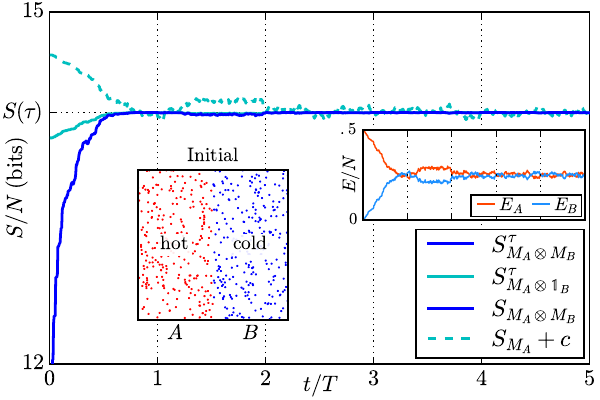

This figure's Python source:

import numpy as np
import matplotlib.pyplot as plt
from scipy.special import gammaln
plt.style.use("classic")

## 
datafile = "../../../runs/txt/hotcold_naive_N500_T5_1720045485.txt"

##
l2e = np.log2(np.e)
logfac2 = lambda n: l2e*gammaln(n+1)


##
def systemA(x,y,vx,vy):
	mask = x < 0.5
	return mask

##
def STAU(N=500, alpha=1111, d=2):
	return N*d*np.log2(alpha*np.sqrt(np.e)) - logfac2(N)

##
def numlines(datafile):
	with open(datafile, "rb") as f:
		num_lines = sum(1 for _ in f)
	return num_lines

##
npts = numlines(datafile)-1
t = np.nan * np.zeros(npts)
StMab = np.nan * np.zeros(npts)
StMa  = np.nan * np.zeros(npts)
SMab  = np.nan * np.zeros(npts)
SMa   = np.nan * np.zeros(npts)
EE  = np.nan * np.zeros(npts)
EA = np.nan * np.zeros(npts)
EB = np.nan * np.zeros(npts)
d = 2


##
with open(datafile, 'r') as f:
	## header (t=heads[9], x=heads[12,17], (k x y vx vy))
	heads = f.readline().strip().split(',')
	initial = True
	n = 0
	##
	for line in f:
		## get data
		line = line.strip().split()
		data = np.array([float(s.strip().replace(',','')) for s in line[9:]])
		tt = data[0]
		k  = data[2::5]
		x  = data[3::5]
		y  = data[4::5]
		vx = data[5::5]
		vy = data[6::5]
		e = 0.5*(vx**2 + vy**2)
		##
		if initial:
			##
			maskA = systemA(x,y,vx,vy)
			maskB = ~maskA
			##
			E0 = np.sum(e)
			N = len(k)
			NA, NB = np.sum(maskA), np.sum(maskB)
			kA, kB = k[maskA], k[maskB]
			epsA, epsB = NA*E0/N, NB*E0/N
			Stau = STAU(N)
			beta = N*d/(2*E0)
			##
			x0, y0, vx0, vy0 = 1*x, 1*y, 1*vx, 1*vy
		##
		eA, eB = e[maskA], e[maskB]
		EAA, EBB = np.sum(eA), np.sum(eB)
		##
		t[n] = tt
		StMab[n] = Stau-(NA*d/2-1)*np.log2(epsA/EAA)-(NB*d/2-1)*np.log2(epsB/EBB)
		StMa[n] = Stau-(NA*d/2-1)*np.log2(epsA/EAA)-beta*(EAA-epsA)*l2e
		SMab[n] = np.nan
		SMa[n]  = Stau-(NA*d/2-1)*np.log2(epsA/EAA)
		EE[n] = np.sum(e)
		EA[n] = EAA
		EB[n] = EBB
		##
		n += 1
		initial = False


##
plt.figure(figsize=(6,4))
plt.axes([.083,.09,.9,.88])

##
fsize=16
plt.xlabel(r"$t/T$", labelpad=-12, size=fsize)
plt.ylabel(r"$S/N$" + " " r"$\rm (bits)$", labelpad=-18, size=fsize)
plt.grid(zorder=0)


##
xmin, xmax = (0,5)
xticks = np.array([0,1,2,3,4,5])
plt.xticks(xticks, [r"$%s$"%s for s in xticks], size=fsize)
plt.xlim(xmin, xmax)


##
ymin, ymax = (12,15)
plt.ylim(ymin, ymax)
plt.yticks([ymin,Stau/N,ymax],[r"$%s$"%ymin,r"$S(\tau)$",r"$%d$"%ymax], size=fsize)


##
plt.plot(t, StMab/N, 'b-',  lw=2, zorder=119, label=r"$S^{\tau}_{M_A \otimes M_B}$")
plt.plot(t, StMa/N , 'c-',  lw=2, zorder=108, label=r"$S^{\tau}_{M_A \otimes \mathbb{1}_B}$")
plt.plot(t, SMab/N , 'b-',  lw=2, zorder=107, label=r"$S_{M_A \otimes M_B}$")
plt.plot(t, SMa/N  , 'c--', lw=2, zorder=106, label=r"$S_{M_A} + c$")
leg = plt.legend(
	loc='lower right', fontsize=fsize+1, borderpad=.2, labelspacing=.2, 
	borderaxespad=.25, handlelength=2.5, handletextpad=.5
)



##
bbox = dict(fc='.95', ec='w') 

## energy plot
plt.axes([.605,.45,.37,.225])
plt.plot(t, EA/N, '-', c='orangered', label=r"$E_A$")
plt.plot(t, EB/N, '-', c='dodgerblue', label=r"$E_B$")
plt.xticks(xticks, ["" for ss in xticks], size=fsize)
plt.yticks([0,.5],[r"$0$", r"$.5$"])
plt.ylabel(r"$E/N$", labelpad=-15, size=fsize-3)
plt.xlim(xmin,xmax)
plt.ylim(0,.5)
plt.grid()
leg = plt.legend(
	loc='lower right', fontsize=fsize-3, borderpad=0.1, labelspacing=0, 
	borderaxespad=0.2, handlelength=1.5, handletextpad=0, 
	ncol=2, columnspacing=0.15,
)



## ic plot
faspect = 6./4
width = .25
plt.axes([.23,.2, width,faspect*width])
plt.xticks([])
plt.yticks([])
plt.xlim(0,1)
plt.ylim(0,1)
plt.plot(x0[maskA], y0[maskA], 'r.', markersize=2)
plt.plot(x0[maskB], y0[maskB], 'b.', markersize=2)
bbox = dict(ec='w', fc='w', pad=1, alpha=.9)
plt.annotate(text=r"$A$", xy=(.25, -.03), xycoords="axes fraction", ha='center', va='top', size=fsize-1)
plt.annotate(text=r"$B$", xy=(.75, -.03), xycoords="axes fraction", ha='center', va='top', size=fsize-1)
plt.annotate(text=r"$\rm Initial$", xy=(.5, 1.03), xycoords="axes fraction", ha='center', va='bottom', bbox=bbox, size=fsize-2)
plt.annotate(text=r"$\rm hot$", xy=(.25, .5), xycoords="axes fraction", ha='center', va='center', rotation=0, bbox=bbox, size=fsize-2)
plt.annotate(text=r"$\rm cold$", xy=(.75, .5), xycoords="axes fraction", ha='center', va='center', rotation=-0, bbox=bbox, size=fsize-2)


##
plt.savefig("fig4.pdf")
